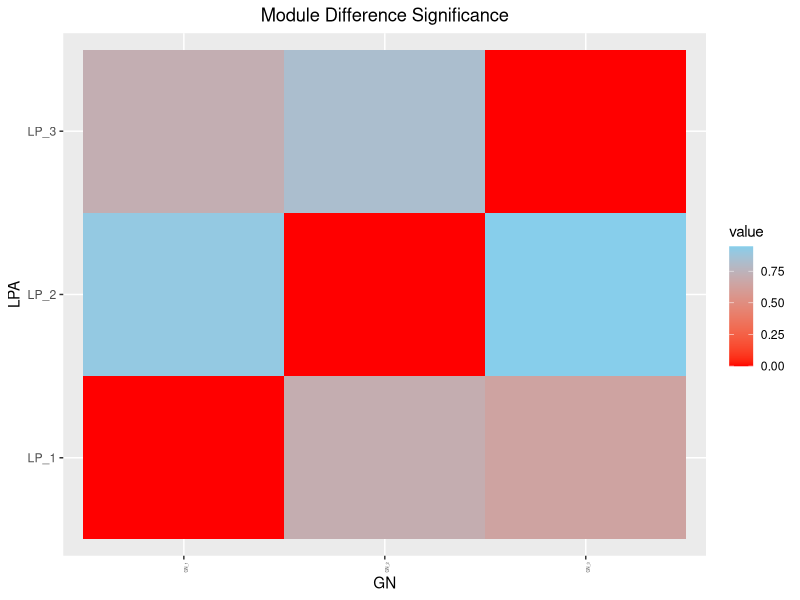

The R source for this figure:

library(openxlsx)
library(igraph)
library(ggplot2)
library(reshape2)
set.seed(123)  

data <- read.xlsx("./primary_diff_net.xlsx", sheet = "edge", rowNames = F, colNames = T)
data <- read.xlsx("./recurrent_diff_net.xlsx", sheet = "edge", rowNames = F, colNames = T)
edges <- data[,c(1,2)]

# Create the network
g_fan = graph_from_data_frame(edges, directed=FALSE)
Ncount<-length(get.vertex.attribute(g_fan)[[1]])

# Objects clustering in different directions
fan_GN<-cluster_edge_betweenness(g_fan,weights=NULL)

fan_GN_label=matrix(nrow = Ncount, ncol = 2)
fan_GN_label<-as.data.frame(fan_GN_label)
fan_GN_label[,1]=get.vertex.attribute(g_fan)[[1]]
fan_GN_label[,2]=fan_GN$membership

fan_LP<-cluster_label_prop(g_fan,weights=NA)

fan_LP_label=matrix(nrow = Ncount, ncol = 2)
fan_LP_label<-as.data.frame(fan_LP_label)
fan_LP_label[,1]=get.vertex.attribute(g_fan)[[1]]
fan_LP_label[,2]=fan_LP$membership

# Extract objects in different clusters
fan_GN_label_list <- list()
for(i in 1:length(fan_GN)){
  fan_GN_label_list[[i]]<-fan_GN_label[fan_GN_label$V2==i,1]
}
fan_LP_label_list <- list()
for(i in 1:length(fan_LP)){
  fan_LP_label_list[[i]]<-fan_LP_label[fan_LP_label$V2==i,1]
}

# Remove outliers that belong to no cluster
fan_GN_label_list2<- list()
fan_GN_label_list2<-fan_GN_label_list[(lengths(fan_GN_label_list) >1)]
fan_LP_label_list2<- list()
fan_LP_label_list2<-fan_LP_label_list[(lengths(fan_LP_label_list) >1)]

fan_GN_LP2<-as.data.frame(matrix(nrow=length(fan_LP_label_list2),
                                 ncol=length(fan_GN_label_list2)))
fan_GN_LP_union2=fan_GN_LP2
fan_GN_LP_phyper2=fan_GN_LP2



# Hypergeometric test between each cluster pairs
for(i in 1:length(fan_GN_label_list2)){
  for(j in 1:length(fan_LP_label_list2)){
    fan_GN_LP2[j,i]=length(intersect(fan_GN_label_list2[[i]],
                                     fan_LP_label_list2[[j]]))
    fan_GN_LP_union2[j,i]=length(union(fan_GN_label_list2[[i]],
                                       fan_LP_label_list2[[j]]))
  }
}
for(i in 1:ncol(fan_GN_LP_phyper2)){
  for(j in 1:nrow(fan_GN_LP_phyper2)){
    fan_GN_LP_phyper2[j,i]=1-phyper(fan_GN_LP2[j,i],
                                    length(fan_GN_label_list2[[i]]),fan_GN_LP_union2[j,i],
                                    length(fan_LP_label_list2[[j]]))
  }
}
colnames(fan_GN_LP_phyper2)<-paste("GN",
                                   seq(from=1,to=length(fan_GN_label_list2),by=1),sep="_")
rownames(fan_GN_LP_phyper2)<-paste("LP",
                                   seq(from=1,to=length(fan_LP_label_list2),by=1),sep="_")
# Correlation heat map between clusters
cormat=as.data.frame(t(fan_GN_LP_phyper2))
cormat$ID <-  row.names(cormat)
fanplot <- melt(cormat, id.vars=c("ID"))

p_fan <- ggplot(fanplot, aes(y=variable,x=ID))+
  geom_tile(aes(fill=value))+
  scale_fill_gradient(low = "red", high = "skyblue") +
  labs(x='GN',y='LPA',title='Module Difference Significance')+
  theme(plot.title = element_text(hjust = 0.5),
        axis.text.x = element_text(angle = 90, size = 3))

# Extract significantly correlated clusters
sig_fan=as.data.frame(which(fan_GN_LP_phyper2<0.05, arr.ind = TRUE))
sig_fan_list<- list()
for(i in 1:nrow(sig_fan)){
  sig_fan_list[[i]]<-intersect(fan_GN_label_list2[[sig_fan[i,2]]],
                               fan_LP_label_list2[[sig_fan[i,1]]])
}

w = f = 0
# Get module label of each object
for(i in 1:length(sig_fan_list)){
  w=w+length(sig_fan_list[[i]])
}
modules=as.data.frame(matrix(nc=2,nr=w))
for(i in 1:length(sig_fan_list)){
  w=f+1
  f=f+length(sig_fan_list[[i]])
  modules[w:f,1]<- unlist(sig_fan_list[[i]])
  modules[w:f,2]<- i
}
edges=edges[,1:2]
edges$module=0

#Get module label of each interaction
for(i in 1:length(sig_fan_list)){
  for(j in 1:nrow(edges)){
    pattern<-as.vector(modules[which(modules[,2]==i),1])
    if((edges[j,1] %in% pattern) &
       (edges[j,2] %in% pattern))
      edges$module[j] = i
    }
}
patternM<-edges[!edges$module==0,]
#Export module label of each object
write.table(modules,"./primary_node_Module.txt",sep="\t",quote=F,row.names=F,col.names=c("name","module"))
#Export module label of interactions
write.table(patternM,"./primary_edge_Module.txt",sep="\t",quote=F,row.names=F,col.names=c("name1","name2","module"))
write.table(edges,"./primary_edges.txt",sep="\t",quote=F,row.names=F,col.names=c("name1","name2","module"))


#Export module label of each object
write.table(modules,"./recurrent_node_Module.txt",sep="\t",quote=F,row.names=F,col.names=c("name","module"))
#Export module label of interactions
write.table(patternM,"./recurrent_edge_Module.txt",sep="\t",quote=F,row.names=F,col.names=c("name1","name2","module"))
write.table(edges,"./recurrent_edges.txt",sep="\t",quote=F,row.names=F,col.names=c("name1","name2","module"))



